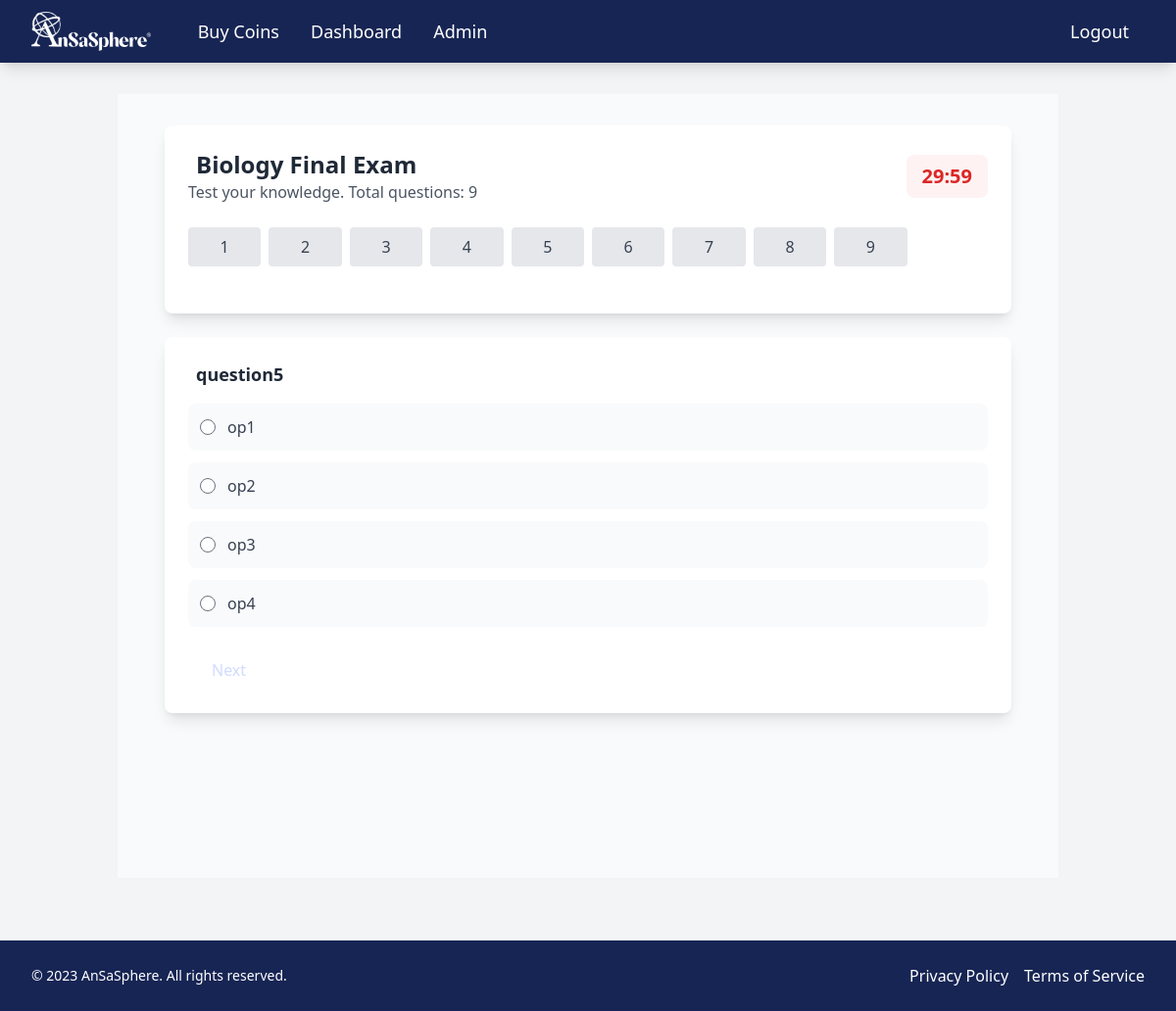
The page /subject/4/exam/ (signed in) on the database its author committed.
### eduPathCare/models.py (models this page shows, shortened)
class Subject(models.Model):
    subject_id = models.AutoField(primary_key=True)
    subject_name = models.CharField(max_length=255)
    description = models.TextField()
    price = models.PositiveIntegerField(default=0)  # Change to coins (integer)
    featured = models.BooleanField(default=False)

class Question(models.Model):
    OPTION_CHOICES = [
        ('a', 'A'),
        ('b', 'B'),
        ('c', 'C'),
        ('d', 'D'),
    ]
    question_id = models.AutoField(primary_key=True)
    section = models.ForeignKey(Section, on_delete=models.CASCADE)
    question_text = models.TextField()
    option_a = models.TextField()
    option_b = models.TextField()
    option_c = models.TextField()
    option_d = models.TextField()
    correct_option = models.CharField(max_length=1, choices=OPTION_CHOICES)
    explanation_a = models.TextField()
    explanation_b = models.TextField()
    explanation_c = models.TextField()
    explanation_d = models.TextField()
    created_at = models.DateTimeField(auto_now_add=True)
    updated_at = models.DateTimeField(auto_now=True)

### eduPathCare/views.py (the view, shortened to what this page needs)
# urls.py: path('subject/<int:subject_id>/exam/', final_exam, name='final_exam'),
@login_required
def final_exam(request, subject_id):
    subject = get_object_or_404(Subject, subject_id=subject_id)
    questions = Question.objects.filter(section__subject=subject)
    questions = list(questions.order_by('?')[:50])  # Randomize and limit to 50 questions
    if not questions:
        messages.warning(request, "No questions available for this subject.")
        return redirect('view_selected_subject', subject_id=subject_id)
    question_data = [
        {
            'question_id': question.question_id,
            'question_text': question.question_text,
            'options': [
                {'value': 'a', 'text': question.option_a},
                {'value': 'b', 'text': question.option_b},
                {'value': 'c', 'text': question.option_c},
                {'value': 'd', 'text': question.option_d},
            ],
            'correct_option': question.correct_option,
        }
        for question in questions
    ]
    return render(request, 'final_exam.html', {
        'subject': subject,
        'question_data': question_data,  # Pass the structured question data
    })

### eduPathCare/templates/final_exam.html (shortened to what this page needs)
{% extends 'base.html' %}
{% load static %}
{% block content %}
<div class="min-h-screen bg-gray-50 py-8">
  <div class="max-w-4xl mx-auto px-4">
    <div class="bg-white rounded-lg shadow-lg p-6 mb-6">
      <div class="flex justify-between items-center mb-6">
        <div>
          <h1 class="text-2xl font-bold text-gray-800">
            {{ subject.subject_name }} Final Exam
          </h1>
          <p class="text-gray-600">Test your knowledge. Total questions: {{ question_data|length }}</p>
        </div>
        <div id="timer" class="text-xl font-bold text-red-600 bg-red-50 px-4 py-2 rounded-lg">
        </div>
      </div>
      <div class="grid grid-cols-5 md:grid-cols-10 gap-2 mb-6" id="questionNav">
        {% for question in question_data %}
          <button type="button"
                  class="nav-btn w-full h-10 rounded bg-gray-200 text-gray-700 hover:bg-blue-200 transition-colors"
                  data-question="{{ forloop.counter0 }}">
            {{ forloop.counter }}
          </button>
        {% endfor %}
      </div>
    </div>
    <form method="post" id="finalExamForm" class="bg-white rounded-lg shadow-lg p-6">
      <div class="question-container">
        {% for question in question_data %}
          <div class="question-slide hidden" data-question="{{ forloop.counter0 }}">
            <div class="mb-6">
              <label class="block text-lg font-semibold text-gray-800 mb-4">
                {{ question.question_text|safe }}
              </label>
              <div class="space-y-3">
                {% for option in question.options %}
                  <div class="flex items-center bg-gray-50 p-3 rounded-lg hover:bg-blue-50">
                    <input type="radio" name="question_{{ question.question_id }}" value="{{ option.value }}" id="question_{{ question.question_id }}_{{ option.value }}">
                    <label class="ml-3 text-gray-700 cursor-pointer" for="question_{{ question.question_id }}_{{ option.value }}">
                      {{ option.text }}
                    </label>
                  </div>
                {% endfor %}
              </div>
            </div>
          </div>
        {% endfor %}
      </div>
      <div class="flex justify-between items-center mt-6">
        <button type="button" id="nextBtn"
                class="btn-primary px-6 py-2 rounded-lg">
          Next
        </button>
      </div>
    </form>
  </div>
</div>
{% endblock %}

### rows shown on the page
Subject: subject_name "Biology"
Question: question_text "question5", text "op1" "op2" "op3" "op4"

### other values the page prints
{{ question_data|length }} "9"
